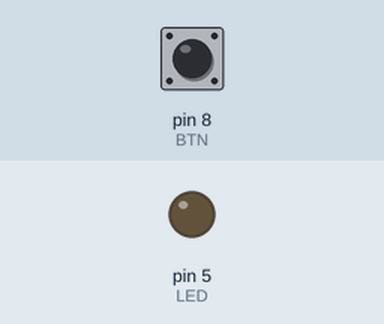
Simulated run of this sketch. Board: Arduino Uno, built with avr-gcc and run on an emulated ATmega328P. On the bench: output pins drawn as LEDs (lit = HIGH). Inputs (shaded band) come from the test bench; at power-on: pin 8 (BTN) HIGH.

Above: at 1.2 s.
1.3 s: pin 8 (BTN) pulled LOW for 3.2 s
At 2.0 s:
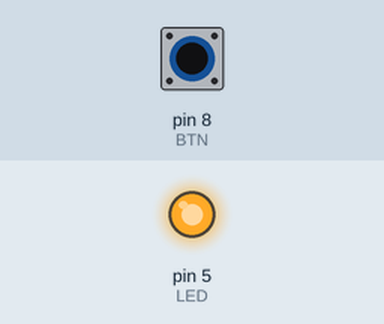
Timing chart, 0 to 6.8 s (numbered marks = the images above; inputs shaded):
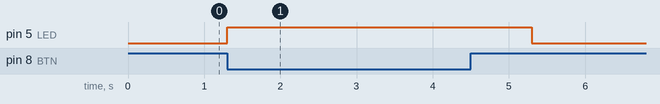

Measured:
- after the input at 1.3 s, pin 5 (LED): LOW → HIGH at once, → LOW 4.0 s later

The sketch:

Button_LED.ino
```cpp
#define LED 5
#define BTN 8

void setup() {
  pinMode(LED, OUTPUT);
  pinMode(BTN, INPUT_PULLUP);
}

void loop() {
  if(digitalRead(BTN) == LOW) {
    digitalWrite(LED, HIGH);
    delay(1000);
    digitalWrite(LED, LOW);
  }
}
```
